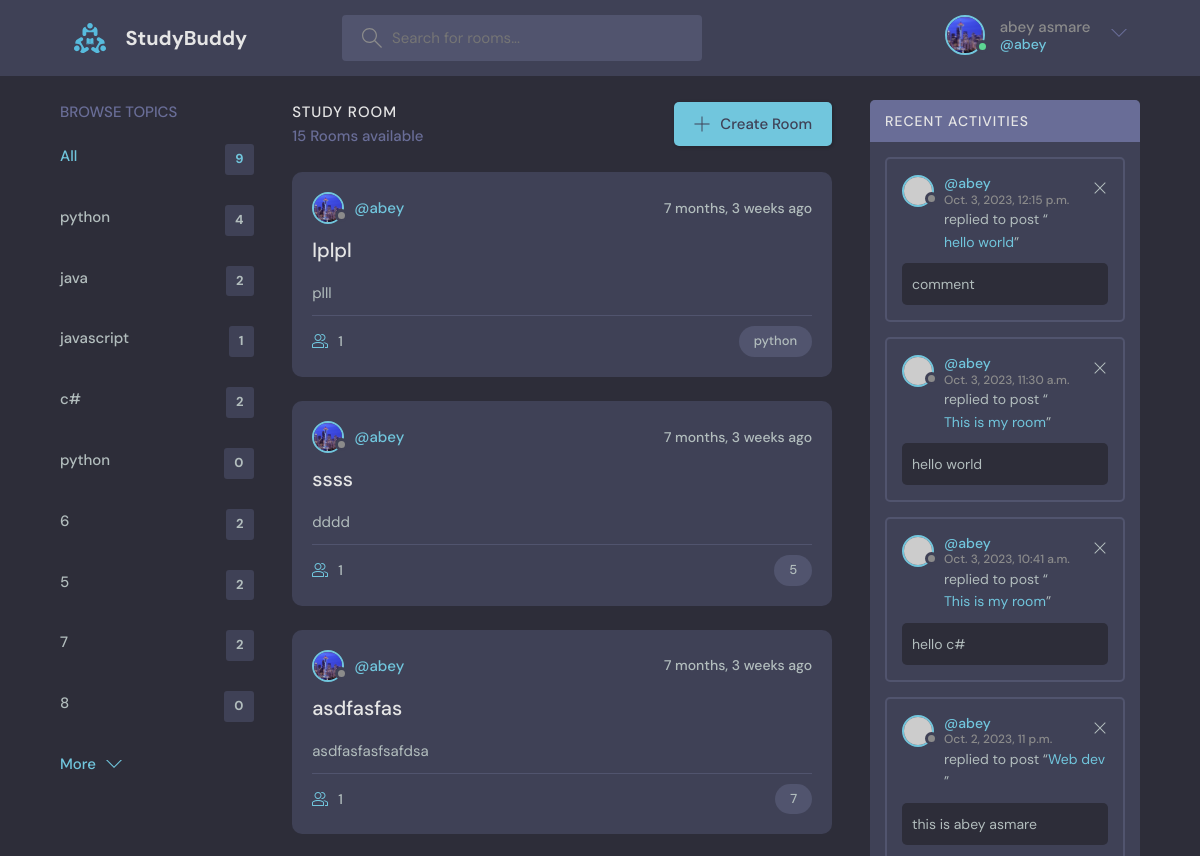
The app's page / (signed in, upper part), older data.
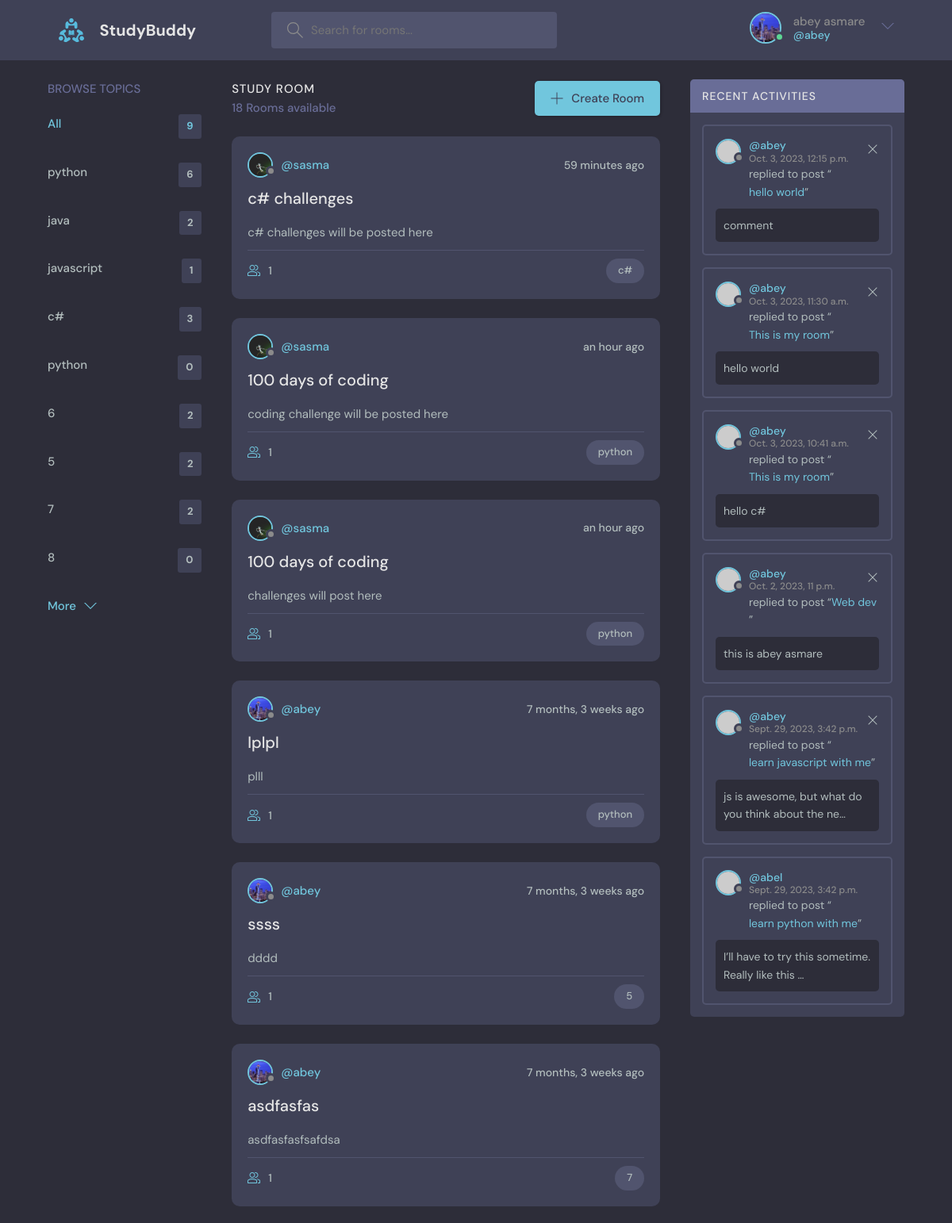
The same page, newer data.
### home/models.py (models this page shows, shortened)
class UserProfile(models.Model):
    user = models.OneToOneField(User, on_delete=models.CASCADE)
    avatar = models.ImageField(upload_to='profile_images', blank=True, default='default.jpg')
    about = models.TextField(max_length=700, default="")

class Topic(models.Model):
    name = models.CharField(max_length=200)

class Room(models.Model):
    host = models.ForeignKey(User, on_delete=models.SET_NULL, null=True)
    topic = models.ForeignKey(Topic, on_delete=models.SET_NULL, null=True)
    name = models.CharField(max_length=200)
    description = models.TextField(null=True, blank=True)
    participants = models.ManyToManyField(
        User, related_name='participants', blank=True)
    updated = models.DateTimeField(auto_now=True)
    created = models.DateTimeField(auto_now_add=True)
    class Meta:
        ordering = ['-updated', '-created']

class Message(models.Model):
    user = models.ForeignKey(User, on_delete=models.CASCADE)
    room = models.ForeignKey(Room, on_delete=models.CASCADE, related_name='messages')
    body = models.CharField(max_length=400, help_text='your messages here'
    )
    updated = models.DateTimeField(auto_now=True)
    created = models.DateTimeField(auto_now_add=True)
    class Meta:
        ordering = ['-updated', '-created']

### home/views.py (the view)
# urls.py: path('', views.HomeView.as_view(), name='home'),
class HomeView(LoginRequiredMixin, View):
    model = Room
    template_name = 'home/index.html'
    def get(self, request):
        q = escape(unquote(self.request.GET.get('q'))) if request.GET.get('q') else ''
        rooms = Room.objects.filter(
            Q(topic__name__icontains=q) |
            Q(name__icontains=q) |
            Q(host__username__icontains=q)
        )
        topics = Topic.objects.all()
        messages = Message.objects.filter(room__in=rooms)
        context = {'room_list': rooms, 'messages': messages, 'topics': topics}
        return render(request, self.template_name, context)

### home/templates/home/index.html (shortened to what this page needs)
{% extends 'home/base.html' %}
{% load humanize %}
{% block content %}
    <main class="layout layout--3">
      <div class="container">
      {% include 'home/topic_component.html' %}
        <div class="roomList">
          <div class="roomList__header">
            <div>
              <h2>Study Room</h2>
              <p>{{ room_list.count}} Rooms available</p>
            </div>
            <a class="btn btn--main" href="{% url 'study:create_room' %}">
              <svg version="1.1" xmlns="http://www.w3.org/2000/svg" width="32" height="32" viewBox="0 0 32 32">
                <title>add</title>
                <path
                  d="M16.943 0.943h-1.885v14.115h-14.115v1.885h14.115v14.115h1.885v-14.115h14.115v-1.885h-14.115v-14.115z"
                ></path>
              </svg>
              Create Room
            </a>
          </div>
          {% if room_list %}
            {% for room in room_list %}
              <div class="roomListRoom">
            <div class="roomListRoom__header">
              <a href="{% url 'study:profile' room.host.id %}" class="roomListRoom__author">
                <div class="avatar avatar--small">
                  <img src="{{room.host.userprofile.avatar.url}}" />
                </div>
                <span>@{{ room.host.username }}</span>
              </a>
              <div class="roomListRoom__actions">
                <span>{{ room.updated | naturaltime }} </span>
              </div>
            </div>
            <div class="roomListRoom__content">
              <a href="{% url 'study:room' room.id %}">{{room.name}}</a>
              <p>
                {{ room.description }}
              </p>
            </div>
            <div class="roomListRoom__meta">
              <a href="{% url 'study:room' room.id %}" class="roomListRoom__joined">
                {{room.participants.count}}
              </a>
              <p class="roomListRoom__topic">{{room.topic.name}}</p>
            </div>
              </div>
            {% endfor %}
          {% else %}
            <h2>No rooms found</h2>
          {% endif %}
        </div>
      {% include 'home/activity_component.html' %}
      </div>
    </main>
{% endblock content %}

### home/templates/home/base.html (shortened to what this page needs)
{% load static %}
<!DOCTYPE html>
<html lang="en">
  <head>
    <link rel="stylesheet" href="{% static 'home/css/styles.css' %}" />
  </head>
  <body>
    <header class="header header--loggedIn">
      <div class="container">
        <a href="/" class="header__logo">
          <img src="{% static 'home/assets/logo.svg' %}" />
          <h1>StudyBuddy</h1>
        </a>
        <form class="header__search" method="get">
          <label>
            {% url 'study:home' as path %}
            {% if request.path == path %}
            <input placeholder="Search for rooms..." name="q" />
            {% else %}
            <input placeholder="Search for posts" name="q"/>
            {% endif %}
          </label>
        </form>
        <nav class="header__menu">
          {% if not user.is_authenticated %}
          <a href="/login.html">
            <img src="{% static 'home/assets/avatar.svg' %}" />
            <p>Login</p>
          </a>
          {% else %}
          <div class="header__user">
            <a href="{% url 'study:profile' user.id %}">
              <div class="avatar avatar--medium active">
                <img src="{{  user.userprofile.avatar.url }}" />
              </div>
              <p>{{ user.first_name}} {{ user.last_name }}  <span>@{{ user.username }}</span></p>
            </a>
            <button class="dropdown-button">
              <svg version="1.1" xmlns="http://www.w3.org/2000/svg" width="32" height="32" viewBox="0 0 32 32">
                <title>chevron-down</title>
                <path d="M16 21l-13-13h-3l16 16 16-16h-3l-13 13z"></path>
              </svg>
            </button>
          </div>
          {% endif %}
        </nav>
      </div>
    </header>
  {% block content %} {% endblock content %}
  </body>
</html>

### home/templates/home/topic_component.html
        <div class="topics">
          <div class="topics__header">
            <h2>Browse Topics</h2>
          </div>
          <ul class="topics__list">
            <li>
              <a href="/" class="active">All <span>{{topics.count }}</span></a>
            </li>
              {% for topic in topics %}
            <li>
              <a href="{% url 'study:home' %}?q={{ topic.name|urlencode }}">{{ topic.name }} <span>{{ topic.room_set.count }}</span></a>
            </li>
           {% endfor %}
          </ul>
          <a class="btn btn--link" href="{% url 'study:browse_topics' %}">
            More
            <svg version="1.1" xmlns="http://www.w3.org/2000/svg" width="32" height="32" viewBox="0 0 32 32">
              <title>chevron-down</title>
              <path d="M16 21l-13-13h-3l16 16 16-16h-3l-13 13z"></path>
            </svg>
          </a>
        </div>

### home/templates/home/activity_component.html
  <div class="activities">
          <div class="activities__header">
            <h2>Recent Activities</h2>
          </div>
      {% for message in messages %}
          <div class="activities__box">
            <div class="activities__boxHeader roomListRoom__header">
              <a href="profile.html" class="roomListRoom__author">
                <div class="avatar avatar--small">
                  <img src="https://randomuser.me/api/portraits/women/11.jpg" />
                </div>
                <p>
                  @{{ message.user.username }}
                  <span>{{ message.created }} </span>
                </p>
              </a>
                {% if message.user == user %}
              <div class="roomListRoom__actions">
                <a href="{% url 'study:delete_message' message.id %}">
                  <svg version="1.1" xmlns="http://www.w3.org/2000/svg" width="32" height="32" viewBox="0 0 32 32">
                    <title>remove</title>
                    <path
                      d="M27.314 6.019l-1.333-1.333-9.98 9.981-9.981-9.981-1.333 1.333 9.981 9.981-9.981 9.98 1.333 1.333 9.981-9.98 9.98 9.98 1.333-1.333-9.98-9.98 9.98-9.981z"
                    ></path>
                  </svg>
                </a>
              </div>
              {% endif %}
            </div>
            <div class="activities__boxContent">
              <p>replied to post “<a href="room.html">{{message.room.name}}</a>”</p>
              <div class="activities__boxRoomContent">
                  {{message.body| truncatechars:50 }}
              </div>
            </div>
          </div>
  {% endfor %}
</div>

Row changes from the older to the newer data that the page shows:
computed for Topic (number 1 of 9 on the later page): room_set.count "4" → "6"
computed for Topic (number 4 of 9 on the later page): room_set.count "2" → "3"
added Room: host.userprofile.avatar (placeholder picture), host.username "sasma", updated "59 minutes ago", name "c# challenges", description "c# challenges will be posted here", participants.count "1", topic.name "c#"
added Room: host.userprofile.avatar (placeholder picture), host.username "sasma", updated "an hour ago", name "100 days of coding", description "coding challenge will be posted here", participants.count "1", topic.name "python"
added Room: host.userprofile.avatar (placeholder picture), host.username "sasma", updated "an hour ago", name "100 days of coding", description "challenges will post here", participants.count "1", topic.name "python"
now on this page (row unchanged): Message: user.username "abey", created "Sept. 29, 2023, 3:42 p.m.", room.name "learn javascript with me", body "js is awesome, but what do you think about the ne…"
now on this page (row unchanged): Message: user.username "abel", created "Sept. 29, 2023, 3:42 p.m.", room.name "learn python with me", body "I’ll have to try this sometime. Really like this …"
Text that changed along with them:
{{ room_list.count }}: "15" → "18"
